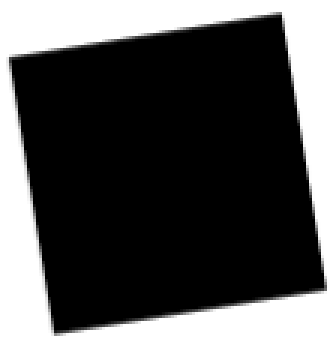
#> input picture Single shape r.png, 110 x 115 px (shown 3 times larger)
$ python '3.9.3-OpenCV_ Contour Properties.py'
#> lines starting #> are read from the running program, lines starting #| are printed output that depends on the picture; after the words box and inside, x2 and y2 are one past the last pixel; in counts of white or black regions, pixels touching at a corner belong together; long printed decimals are rounded
import cv2

def contourprop(image):
#> called with image = 'Single shape r.png'
    img = cv2.imread(image)
#> img is the input picture: shape (115, 110, 3); min 0, max 255, mean 81.4
    canny = cv2.Canny(img,139,239)
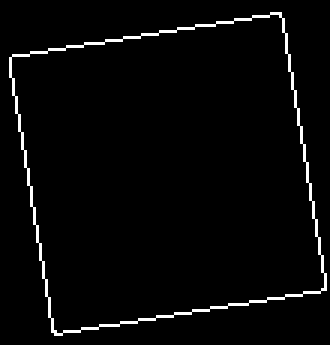
#> canny: shape (115, 110) (shown 3 times larger); 2.9% white in thin lines or dots
    contours, hierarchy = cv2.findContours(canny,cv2.RETR_TREE,cv2.CHAIN_APPROX_NONE)
#> contours = 2 contours; box (x1, y1, x2, y2) and area: (3, 4, 109, 112) 8617, (3, 4, 109, 112) 8614
    cv2.drawContours(img,contours,-1,(0,255,0),1)
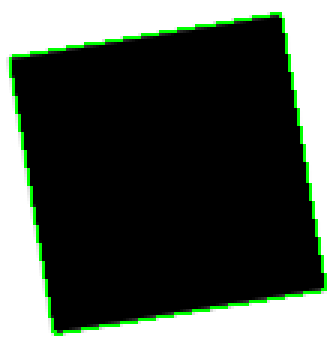
#> img: shape (115, 110, 3) (shown 3 times larger); 2.89% of pixels changed, all inside (x1, y1, x2, y2) = (3, 4, 109, 112)
    cnt = contours[0]
#> cnt = contour of 364 points, box (x1, y1, x2, y2) (3, 4, 109, 112), area 8617


    x,y,w,h = cv2.boundingRect(cnt)
#> x = 3; y = 4; w = 106; h = 108

    aspect_ratio = float(w)/h
#> aspect_ratio = 0.981
    area = cv2.contourArea(cnt)
#> area = 8617
    rect_area = w*h
#> rect_area = 11448

    extend = float(area)/rect_area
#> extend = 0.753

    (x,y),(MA,ma),angle = cv2.fitEllipse(cnt)
#> x = 55.43; y = 57.45; MA = 108.6; ma = 110.6; angle = 172.2

    print(MA,ma)
#| 108.631 110.597
    print(angle)
#| 172.205
    print(extend)
#| 0.7527
    print(aspect_ratio)
#| 0.9815

    cv2.imshow('image',img)
    cv2.waitKey(0)


my_image0 = 'Single shape.PNG'
my_image1 = 'Single shape r.png'
contourprop(my_image1)

$ run again, with Shapes.PNG copied over Single shape r.png
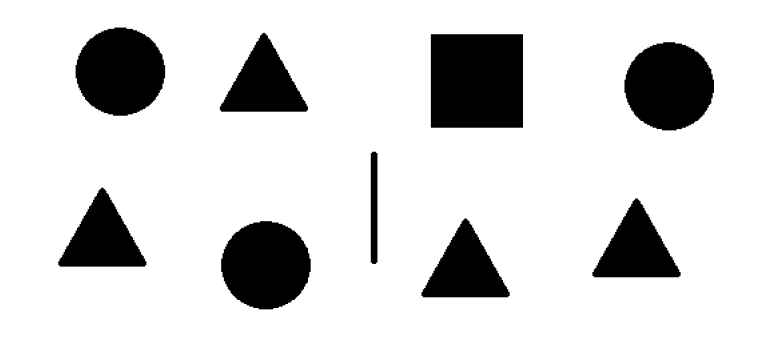
#> input picture Shapes.PNG, 759 x 339 px
#> in contourprop, img is the input picture: shape (339, 759, 3); min 0, max 255, mean 212.4
#> in contourprop, `canny = cv2.Canny(img,139,239)`:
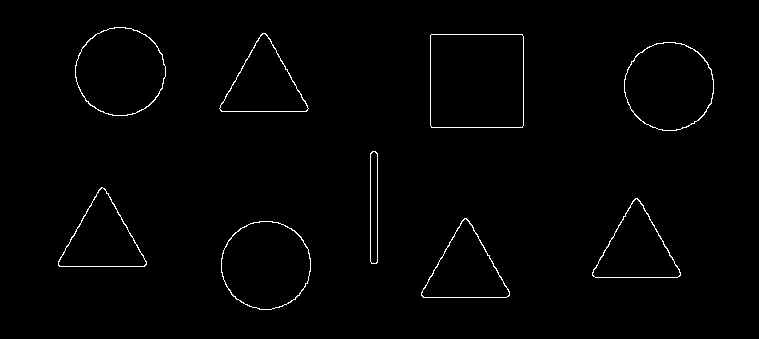
#> canny: shape (339, 759); 1.1% white in thin lines or dots, all inside (x1, y1, x2, y2) = (58, 27, 714, 310)
#> contours = 18 contours; largest, box (x1, y1, x2, y2) and area: (430, 34, 524, 128) 8644, (430, 34, 524, 128) 8642, (75, 27, 166, 116) 6197, (624, 42, 714, 131) 6190, (221, 221, 311, 310) 6186
#> in contourprop, `cv2.drawContours(img,contours,-1,(0,255,0),1)`:
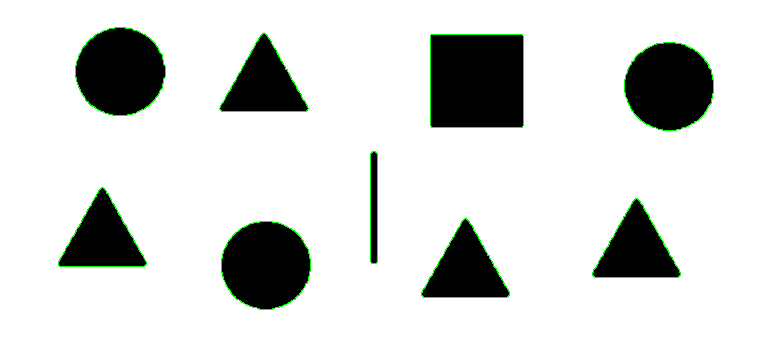
#> img: shape (339, 759, 3); 1.1% of pixels changed, all inside (x1, y1, x2, y2) = (58, 27, 714, 310)
#> cnt = contour of 257 points, box (x1, y1, x2, y2) (221, 221, 311, 310), area 6186
#> in contourprop, `x,y,w,h = cv2.boundingRect(cnt)`: x = 221; w = 90; h = 89
#> aspect_ratio = 1.01
#> area = 6185.5
#> rect_area = 8010
#> extend = 0.772
#> in contourprop, `(x,y),(MA,ma),angle = cv2.fitEllipse(cnt)`: x = 265.5; y = 264.8; MA = 88.09; ma = 89.43; angle = 85.96
#| 88.091 89.435
#| 85.960
#| 0.7722
#| 1.011

$ run again, with Two Shapes.PNG copied over Single shape r.png
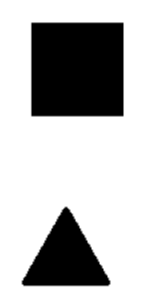
#> input picture Two Shapes.PNG, 149 x 307 px
#> in contourprop, img is the input picture: shape (307, 149, 3); min 0, max 255, mean 185.9
#> in contourprop, `canny = cv2.Canny(img,139,239)`:
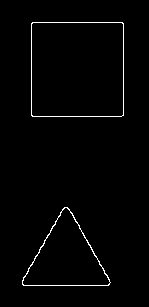
#> canny: shape (307, 149); 1.5% white in thin lines or dots, all inside (x1, y1, x2, y2) = (22, 22, 124, 286)
#> contours = 4 contours; box (x1, y1, x2, y2) and area: (31, 22, 124, 117) 8645, (31, 22, 124, 117) 8640, (22, 207, 111, 286) 3788, (22, 207, 111, 286) 3717
#> in contourprop, `cv2.drawContours(img,contours,-1,(0,255,0),1)`:
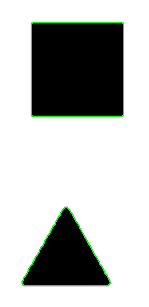
#> img: shape (307, 149, 3); 1.5% of pixels changed, all inside (x1, y1, x2, y2) = (22, 22, 124, 286)
#> cnt = contour of 244 points, box (x1, y1, x2, y2) (22, 207, 111, 286), area 3788
#> in contourprop, `x,y,w,h = cv2.boundingRect(cnt)`: x = 22; y = 207; w = 89; h = 79
#> aspect_ratio = 1.13
#> area = 3788
#> rect_area = 7031
#> extend = 0.539
#> in contourprop, `(x,y),(MA,ma),angle = cv2.fitEllipse(cnt)`: x = 65.6; y = 257.6; MA = 80.48; ma = 81.36; angle = 87.8
#| 80.480 81.359
#| 87.803
#| 0.5388
#| 1.127
